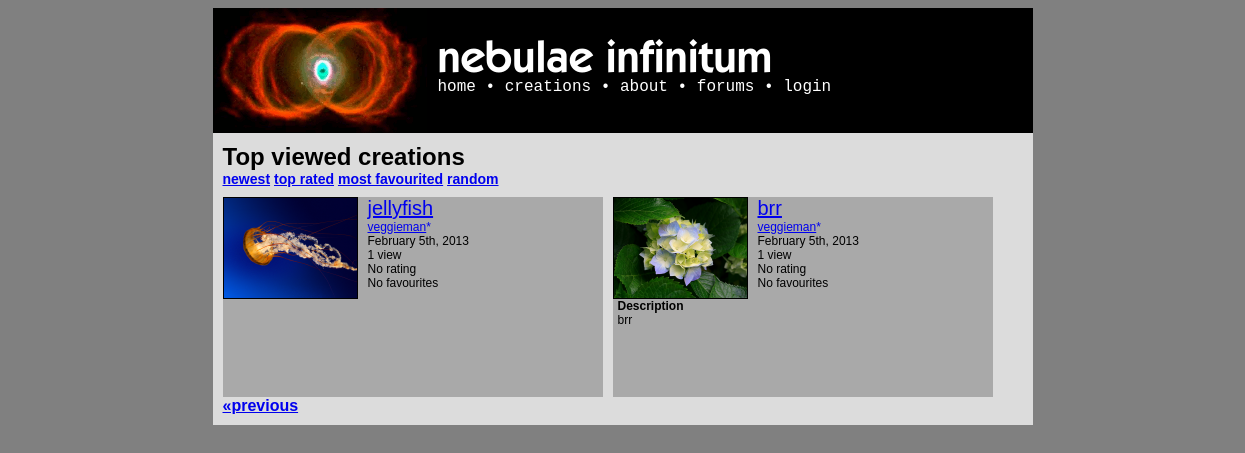
Before: /creations.php?mode=views&page=2 with the older database file.
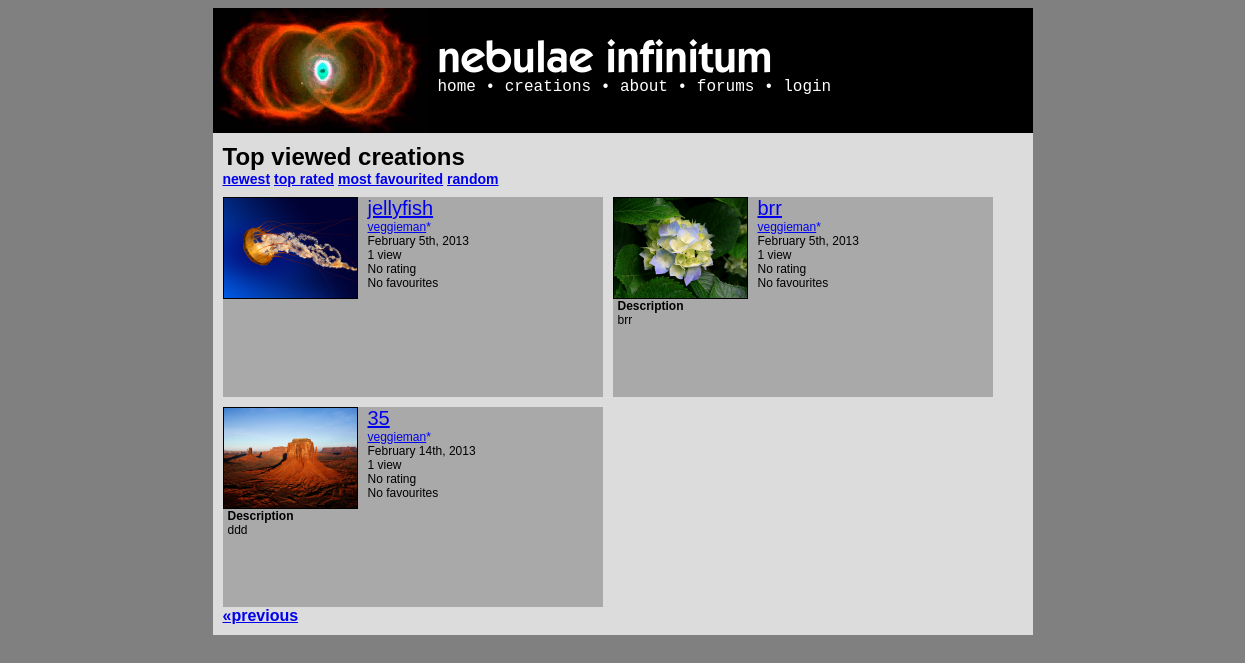
After: the same page with the newer database file.
### tables this page shows
CREATE TABLE IF NOT EXISTS `creations` (
  `id` int(50) NOT NULL AUTO_INCREMENT,
  `name` varchar(50) NOT NULL,
  `type` enum('writing','flash','scratch','artwork','audio') NOT NULL,
  `ownerid` int(25) NOT NULL,
  `created` timestamp NULL DEFAULT NULL,
  `modified` timestamp NULL DEFAULT CURRENT_TIMESTAMP ON UPDATE CURRENT_TIMESTAMP,
  `hidden` enum('no','censored','flagged','approved','byowner','deleted') NOT NULL DEFAULT 'no',
  `filetype` varchar(7) NOT NULL,
  `filename` varchar(25) NOT NULL,
  `descr` text,
  `advisory` text,
  `views` int(11) NOT NULL DEFAULT '0',
  `favourites` int(11) NOT NULL DEFAULT '0',
  `rating` decimal(2,1) NOT NULL DEFAULT '0.0',
  `license` enum('copyright','cc-0','cc-by','cc-by-nd','cc-by-sa','cc-by-nc','cc-by-nc-nd','cc-by-nc-sa','mit','gpl','bsd') NOT NULL DEFAULT 'copyright',
  PRIMARY KEY (`id`)
);

CREATE TABLE IF NOT EXISTS `users` (
  `id` int(50) NOT NULL AUTO_INCREMENT,
  `username` varchar(25) NOT NULL,
  `registered` timestamp NOT NULL DEFAULT CURRENT_TIMESTAMP,
  `rank` enum('user','mod','admin') NOT NULL DEFAULT 'user',
  `password` varchar(64) NOT NULL,
  `location` varchar(50) DEFAULT NULL,
  `banstatus` enum('unbanned','banned','deleted') NOT NULL DEFAULT 'unbanned',
  `banneduntil` date DEFAULT NULL,
  `bandate` date DEFAULT NULL,
  `icon` varchar(50) DEFAULT NULL,
  `about` text,
  `age` int(3) DEFAULT NULL,
  `gender` varchar(1) DEFAULT NULL,
  `email` varchar(50) NOT NULL,
  `registerip` varchar(20) NOT NULL,
  `banreason` text,
  `sb2player` enum('flash','js') NOT NULL DEFAULT 'flash',
  `notifications` enum('all','noreplies','nocomments','none') NOT NULL DEFAULT 'all',
  PRIMARY KEY (`id`)
);

### config/functions.php (called while the page is built, shortened)
<?php
function bbcode_parse_description($text){
	$bbcode = new BBCode;
	$bbcode->RemoveRule('acronym');
	$bbcode->RemoveRule('color');
	$bbcode->RemoveRule('size');
	$bbcode->RemoveRule('quote');
	$bbcode->RemoveRule('font');
	$bbcode->RemoveRule('wiki');
	$bbcode->RemoveRule('img');
	$bbcode->RemoveRule('rule');
	$bbcode->RemoveRule('br');
	$bbcode->RemoveRule('center');
	$bbcode->RemoveRule('left');
	$bbcode->RemoveRule('right');
	$bbcode->RemoveRule('indent');
	$bbcode->RemoveRule('columns');
	$bbcode->RemoveRule('nextcol');
	$bbcode->RemoveRule('code');
	$bbcode->RemoveRule('list');
	$bbcode->RemoveRule('*');
	return $bbcode->Parse($text);
}
?>

### creations.php (the view, shortened to what this page needs)
<?php
$mode="newest";
$previous=false;
if(isset($_GET['mode'])) $mode=$_GET['mode'];
if(isset($_GET['page'])) $page=(int)$_GET['page'];
else $page=1;
switch($mode){
	case "views":
		$typetext="Top viewed";
		$creations=mysql_query("SELECT * FROM creations WHERE hidden='no' OR hidden='approved' ORDER BY views DESC LIMIT ".($page*10-10).",10");
	break;
}
if($page>1)$previous=true;
require_once("templates/creations_template.php");
function displayCreations($mysql,$cur_user,$admin){
	if(isset($mysql)){
		while($creation=mysql_fetch_array($mysql)){
			$user=mysql_fetch_array(mysql_query("SELECT * FROM users WHERE id=".$creation['ownerid']));
			echo '<div class="creationblock">';
			if(file_exists('data/thumbs/'.$creation['id'].'.png')) echo '<a href="creation.php?id='.$creation['id'].'"><img class="creationblockthumb" src="data/thumbs/'.$creation['id'].'.png"/></a>';
			else echo '<a href="creation.php?id='.$creation['id'].'"><img class="creationblockthumb" src="data/thumbs/default.png"/></a>';
			$creationtitle=strlen(stripslashes($creation['name']))>20?substr(stripslashes($creation['name']),0,20)."&hellip;":stripslashes($creation['name']);
			echo '<div class="creationblockhead"><a href="creation.php?id='.$creation['id'].'" class="creationblocktitle">'.$creationtitle.'</a>';
			echo '<div><a href="user.php?id='.$user['id'].'">'.$user['username'].'</a>';if ($user['rank'] == "admin" || $user['rank'] == "mod") echo '<a href="info/staff.php" style="text-decoration:none;">'.STAFF_SYMBOL.'</a>';echo "</div>";
			echo '<div>'.date("F jS, Y", strtotime($creation['created'])).'</div>';
			switch($creation['views']){
				case 1:
					$views="1 view";
					break;
			}
			echo '<div>'.$views.'</div>';
			$rating=($creation['rating']==0)?"No rating":"Rated ".$creation['rating'];
			echo '<div>'.$rating.'</div>';
			switch($creation['favourites']){
				case 0:
					$favourites="No favourites";
					break;
			}
			echo '<div>'.$favourites.'</div></div>';
			if(isset($creation['descr'])&&trim($creation['descr'])!=""){
				$creationdesc=strlen(stripslashes($creation['descr']))>120?substr(str_replace("<br />\n<br />\n"," ",bbcode_parse_description(stripslashes($creation['descr']))),0,120)."&hellip;":str_replace("<br />\n<br />\n"," ",bbcode_parse_description(stripslashes($creation['descr'])));
				echo '<div class="creationblockdesc"><strong style="display:block">Description</strong>'.$creationdesc.'</div>';
			}
			echo '<div style="clear:both;"></div></div>';
		}
	}
	else echo 'An error occurred. Please try reloading the page or, if the error continues to occur, contact a <a href="info/admin.php">site administrator</a>.';
}
?>

### templates/creations_template.php (shortened to what this page needs)
<!DOCTYPE html>
<html>
<head>
<link rel="stylesheet" type="text/css" href="templates/style.php" media="screen" />
</head>
<body>
<? require_once("header.php"); ?>
<div class="container">
	<h1 style="margin:0px;"><?php echo $typetext ?> creations<?php if($typetext=="Random")echo ' <a href="?mode=random" style="font-size:13px;">reload</a>';  ?></h1>
	<h3 style="margin:0px;"><?php
	if($mode!="newest")echo '<a href="?mode=newest">newest</a> ';
	if($mode!="rating")echo '<a href="?mode=rating">top rated</a> ';
	if($mode!="favourites")echo '<a href="?mode=favourites">most favourited</a> ';
	if($mode!="random")echo '<a href="?mode=random">random</a>';
	?></h3>
	<? displayCreations($creations,$cur_user,$admin);
	if($previous) echo '<a style="display:block;float:left;font-size:16px;font-weight:bold;" href="creations.php?mode='.$mode.'&page='.($page-1).'">&laquo;previous</a>';
	?>
</body>
</html>

### templates/header.php (shortened to what this page needs)
<div class="header">
	<a class="headtext" href="<?php echo BASE_URL ?>/"><?php echo strtolower(SITE_NAME)?></a>
	<br/>
	<div class="headlinks">
		<a class="head" href="<?php echo BASE_URL ?>/">home</a> &bull; <a class="head" href="<?php echo BASE_URL ?>/creations.php">creations</a> &bull; <a class="head" href="<? echo BASE_URL ?>/info/">about</a> &bull; <a class="head" href="<? echo BASE_URL ?>/forums/">forums</a> <? if ($cur_user['rank']=="admin" || $cur_user['rank']=="mod") echo ' &bull; <a class="head" href="'.BASE_URL.'/admin.php">admin</a>' ?> <? if (isset($_SESSION['SESS_MEMBER_ID']) || (trim($_SESSION['SESS_MEMBER_ID']) != '')) echo '<div style="padding-top:5px;">logged in as <a class="head" href="'.BASE_URL.'/user.php?id='.$_SESSION['SESS_MEMBER_ID'].'">'.$cur_user['username'].'</a> (<a href="'.BASE_URL.'/messages.php" class="head">&#9993;</a>) &bull; <a class="head" href="'.BASE_URL.'/upload.php">upload</a> &bull; <a class="head" href="'.BASE_URL.'/login.php?action=logout&returnto='.$_SERVER['REQUEST_URI'].'">logout</a></div>'; else echo '&bull; <a class="head" href="'.BASE_URL.'/login.php?returnto='.$_SERVER['REQUEST_URI'].'">login</a>' ?>
	</div>
</div>

### config/include/nbbc.php (shortened to what this page needs)
<?php
class BBCodeLexer {
var $state;
var $input;
var $ptr;
var $verbatim;
function BBCodeLexer($string, $tagmarker = '[') {
$regex_beginmarkers = Array( '[' => '\[', '<' => '<', '{' => '\{', '(' => '\(' );
$regex_endmarkers = Array( '[' => '\]', '<' => '>', '{' => '\}', '(' => '\)' );
$endmarkers = Array( '[' => ']', '<' => '>', '{' => '}', '(' => ')' );
$e = $regex_endmarkers[$tagmarker];
$b = $regex_beginmarkers[$tagmarker];
$this->pat_main = "/( "
. "{$b}"
. "(?! -- | ' | !-- | {$b}{$b} )"
. "(?: [^\\n\\r{$b}{$e}] | \\\" [^\\\"\\n\\r]* \\\" | \\' [^\\'\\n\\r]* \\' )*"
. "{$e}"
. "| {$b}{$b} (?: [^{$e}\\r\\n] | {$e}[^{$e}\\r\\n] )* {$e}{$e}"
. "| {$b} (?: -- | ' ) (?: [^{$e}\\n\\r]* ) {$e}"
. "| {$b}!-- (?: [^-] | -[^-] | --[^{$e}] )* --{$e}"
. "| -----+"
. "| \\x0D\\x0A | \\x0A\\x0D | \\x0D | \\x0A"
. "| [\\x00-\\x09\\x0B-\\x0C\\x0E-\\x20]+(?=[\\x0D\\x0A{$b}]|-----|$)"
. "| (?<=[\\x0D\\x0A{$e}]|-----|^)[\\x00-\\x09\\x0B-\\x0C\\x0E-\\x20]+"
. " )/Dx";
$this->input = preg_split($this->pat_main, $string, -1, PREG_SPLIT_DELIM_CAPTURE);
$this->ptr = 0;
$this->unget = false;
$this->state = BBCODE_LEXSTATE_TEXT;
$this->verbatim = false;
}
function NextToken() {
while (true) {
if ($this->ptr >= count($this->input)) {
return $this->token = BBCODE_EOI;
}
$this->text = preg_replace("/[\\x00-\\x08\\x0B-\\x0C\\x0E-\\x1F]/", "",
$this->input[$this->ptr++]);
if ($this->verbatim) {
$this->tag = false;
if ($this->state == BBCODE_LEXSTATE_TEXT) {
$this->state = BBCODE_LEXSTATE_TAG;
$token_type = BBCODE_TEXT;
}
else {
$this->state = BBCODE_LEXSTATE_TEXT;
switch (ord(substr($this->text, 0, 1))) {
case 10:
case 13:
$token_type = BBCODE_NL;
break;
default:
$token_type = BBCODE_WS;
break;
case 45:
case 40:
case 60:
case 91:
case 123:
$token_type = BBCODE_TEXT;
break;
}
}
if (strlen($this->text) > 0)
return $this->token = $token_type;
}
else if ($this->state == BBCODE_LEXSTATE_TEXT) {
$this->state = BBCODE_LEXSTATE_TAG;
if (strlen($this->text) > 0)
return $this->token = BBCODE_TEXT;
}
}
}
}
class BBCode {
var $current_class;
var $root_class;
var $allow_ampersand;
var $tag_marker;
var $plain_mode;
var $detect_urls;
var $output_limit;
var $enable_smileys;
var $debug;
function BBCode() {
$this->defaults = new BBCodeLibrary;
$this->enable_smileys = false;
$this->pre_trim = "";
$this->post_trim = "";
$this->root_class = 'block';
$this->tag_marker = '[';
$this->current_class = $this->root_class;
$this->debug = false;
$this->output_limit = 0;
$this->plain_mode = false;
$this->detect_urls = false;
}
function GetDefaultWikiURL() { return '/?page='; }
function GetDefaultLocalImgDir() { return "img"; }
function GetDefaultLocalImgURL() { return "img"; }
function GetDefaultRuleHTML() { return "\n<hr class=\"bbcode_rule\" />\n"; }
function GetDefaultSmileyDir() { return "smileys"; }
function GetDefaultSmileyURL() { return "smileys"; }
function HTMLEncode($string) {
if (!$this->allow_ampersand)
return htmlspecialchars($string);
else return str_replace(Array('<', '>', '"'),
Array('&lt;', '&gt;', '&quot;'), $string);
}
function FixupOutput($string) {
if (!$this->detect_urls) {
$output = $this->Internal_ProcessSmileys($string);
}
return $output;
}
function Internal_ProcessSmileys($string) {
if (!$this->enable_smileys || $this->plain_mode) {
$output = $this->HTMLEncode($string);
}
return $output;
}
function Internal_CollectTextReverse($array, $start = 0, $end = 0) {
for ($start = intval($start); $start >= $end; $start--)
print $array[$start][BBCODE_STACK_TEXT];
$output = ob_get_contents();
return $output;
}
function Internal_GenerateOutput($pos) {
$output = Array();
while (count($this->stack) > $pos) {
$token = array_pop($this->stack);
if ($token[BBCODE_STACK_TOKEN] != BBCODE_TAG) {
$output[] = $token;
}
}
return $output;
}
function Internal_ComputeCurrentClass() {
if (count($this->stack) > 0)
$this->current_class = $this->stack[count($this->stack)-1][BBCODE_STACK_CLASS];
else $this->current_class = $this->root_class;
}
function Parse($string) {
$this->lexer = new BBCodeLexer($string, $this->tag_marker);
$this->lexer->debug = $this->debug;
$old_output_limit = $this->output_limit;
$this->stack = Array();
while (true) {
if (($token_type = $this->lexer->NextToken()) == BBCODE_EOI) {
break;
}
switch ($token_type) {
case BBCODE_TEXT:
$this->stack[] = Array(
BBCODE_STACK_TOKEN => BBCODE_TEXT,
BBCODE_STACK_TEXT => $this->FixupOutput($this->lexer->text),
BBCODE_STACK_TAG => false,
BBCODE_STACK_CLASS => $this->current_class,
);
break;
}
}
$result = $this->Internal_GenerateOutput(0);
$result = $this->Internal_CollectTextReverse($result, count($result) - 1);
$this->output_limit = $old_output_limit;
return $result;
}
}

Changed rows visible on the page:
added creations: shows a picture, name "35", ownerid.username "veggieman", created "February 14th, 2013", views "1 view", rating "No rating", favourites "No favourites", start "ddd", shown under "newesttop ratedmost favouritedrandom"
